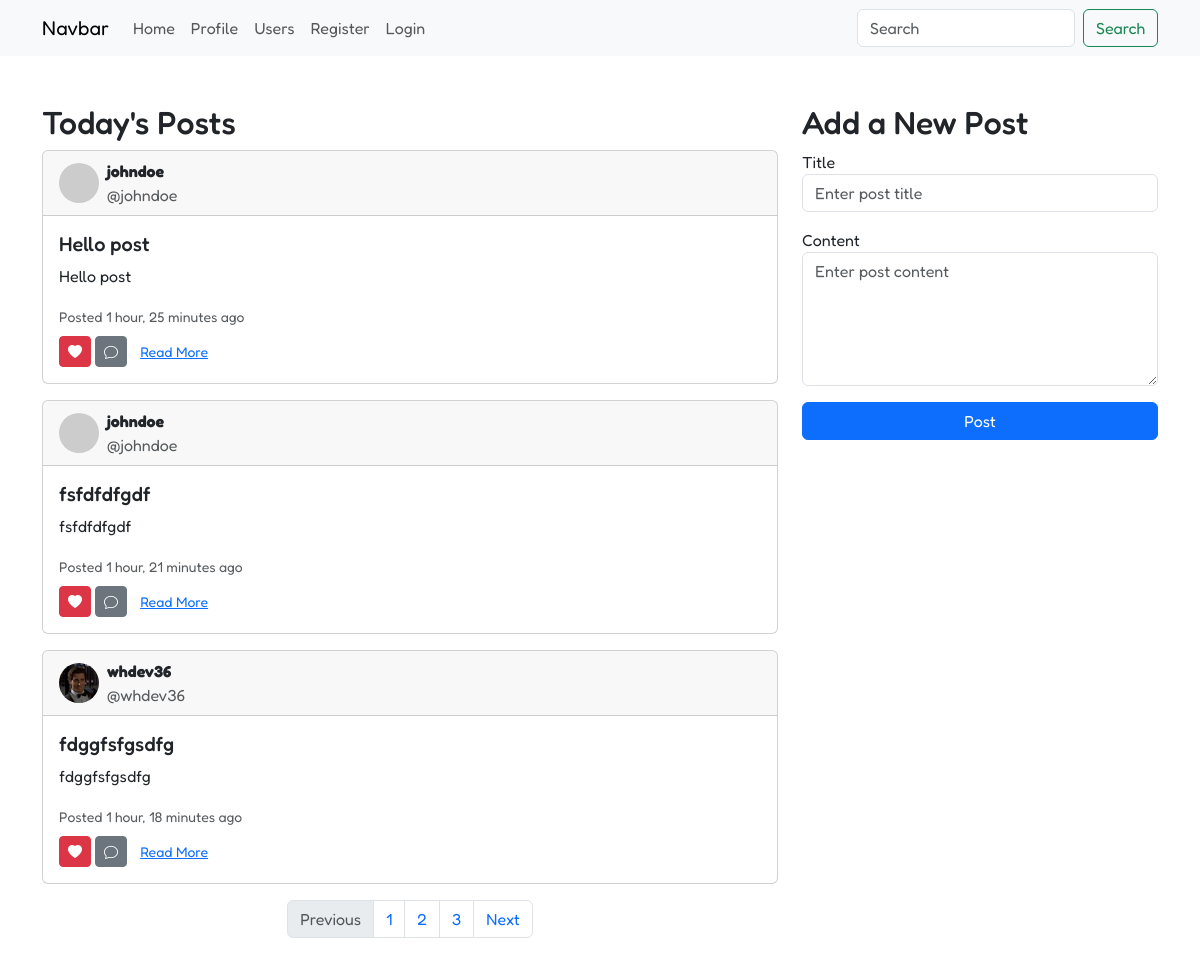
The page / on the database its author committed.
### social/models.py (models this page shows, shortened)
class Post(models.Model):
    author = models.ForeignKey(Profile, on_delete=models.CASCADE, related_name="posts")
    content = models.TextField(max_length=500)
    created_at = models.DateTimeField(auto_now_add=True)
    updated_at = models.DateTimeField(auto_now=True)
    likes = models.ManyToManyField(Profile, related_name="liked_posts", blank=True)

class Profile(AbstractUser):
    profile_picture = models.ImageField(upload_to='profiles/users/', blank=True, null=True)
    bio = models.TextField(max_length=300, blank=True, null=True)
    slug = models.SlugField(unique=True, blank=True, null=True)
    follows = models.ManyToManyField('self', blank=True, symmetrical=False, related_name='followers')
    profile_video = models.FileField(upload_to='profiles/videos/', blank=True, null=True)

### social/views.py (the view)
# urls.py: path('', views.home, name='home'),
def home(request):
    posts = Post.objects.select_related('author').all()
    return render(request, 'home.html', {'posts': posts})

### templates/home.html (shortened to what this page needs)
{% extends 'base.html' %}
{% block content %}
    <div class="row">
        <div class="col-md-8">
            <h2>Today's Posts</h2>
            {% for post in posts %}
            <div class="card mb-3">
                <div class="card-header d-flex align-items-center gap-2">
                    <img src="{% if post.author.profile_picture %}{{ post.author.profile_picture.url }}{%else%}https://via.placeholder.com/40{%endif%}" alt="{{ post.author.username }}" class="rounded-circle mr-2" style="width: 40px;">
                    <div>
                        <strong>{{ post.author.username }}</strong><br>
                        <span class="text-muted">@{{ post.author.username }}</span>
                    </div>
                </div>
                <div class="card-body">
                    <h5 class="card-title">{{ post.content|truncatewords:10 }}</h5>
                    <p class="card-text">{{ post.content|truncatewords:20 }}</p>
                    <small class="text-muted">Posted {{ post.created_at|timesince }} ago</small>
                    <div class="mt-2">
                        <button class="btn btn-danger btn-sm"><i class="bi bi-heart-fill"></i></button>
                        <button class="btn btn-secondary btn-sm"><i class="bi bi-chat"></i></button>
                        <a href="#" class="btn btn-link btn-sm">Read More</a>
                    </div>
                </div>
            </div>
            {% endfor %}
            <nav>
                <ul class="pagination justify-content-center">
                    <li class="page-item disabled">
                        <span class="page-link">Previous</span>
                    </li>
                    <li class="page-item"><a class="page-link" href="#">1</a></li>
                    <li class="page-item"><a class="page-link" href="#">2</a></li>
                    <li class="page-item"><a class="page-link" href="#">3</a></li>
                    <li class="page-item">
                        <a class="page-link" href="#">Next</a>
                    </li>
                </ul>
            </nav>
        </div>
        <div class="col-md-4">
            <h2>Add a New Post</h2>
            <form method="POST" action="{% url 'post_create' %}">
                <div class="form-group mb-3">
                    <label for="postTitle">Title</label>
                    <input type="text" class="form-control" id="postTitle" name="content" placeholder="Enter post title" required>
                </div>
                <div class="form-group mb-3">
                    <label for="postContent">Content</label>
                    <textarea class="form-control" id="postContent" name="content" rows="5" placeholder="Enter post content" required></textarea>
                </div>
                <button type="submit" class="btn btn-primary w-100">Post</button>
            </form>
        </div>
    </div>
{% endblock %}

### templates/base.html (style rules this page uses)
* { font-family: "Fredoka", sans-serif; }

### rows shown on the page
Post: author.username "johndoe", content "Hello post", created_at "1 hour, 25 minutes"
Post: author.username "johndoe", content "fsfdfdfgdf", created_at "1 hour, 21 minutes"
Post: author.profile_picture (picture), author.username "whdev36", content "fdggfsfgsdfg", created_at "1 hour, 18 minutes"
